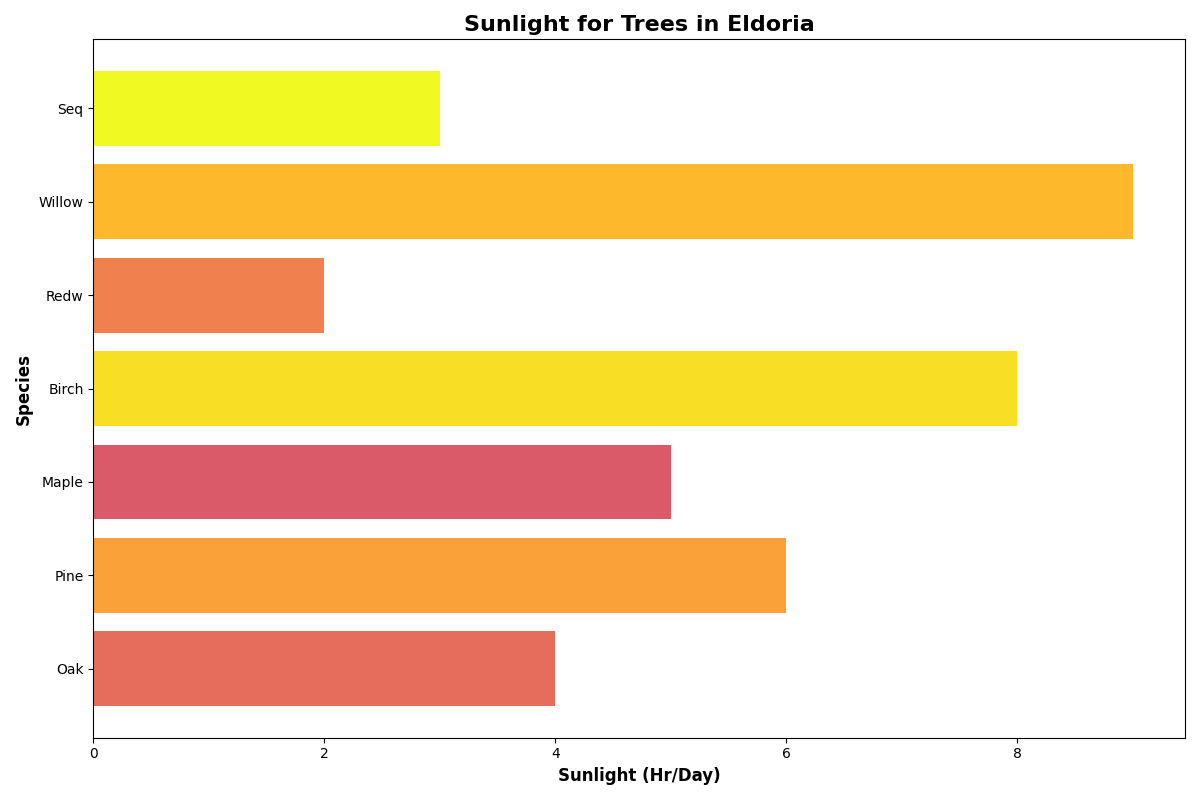

Source code (Python):
import matplotlib.pyplot as plt
import numpy as np

# Shortened species list
species = ['Oak', 'Pine', 'Maple', 'Birch', 'Redw', 'Willow', 'Seq']

# Retain data arrays
sunlight_hrs = np.array([4, 6, 5, 8, 2, 9, 3])
prev = np.array([200, 250, 180, 300, 220, 270, 320])

plt.figure(figsize=(12, 8))
plt.barh(species, sunlight_hrs, color=plt.cm.plasma(prev/max(prev)))

# Shortened titles and labels
plt.title('Sunlight for Trees in Eldoria', fontsize=16, fontweight='bold')
plt.xlabel('Sunlight (Hr/Day)', fontsize=12, fontweight='bold')
plt.ylabel('Species', fontsize=12, fontweight='bold')

# Adjust layout
plt.tight_layout()
plt.show()
